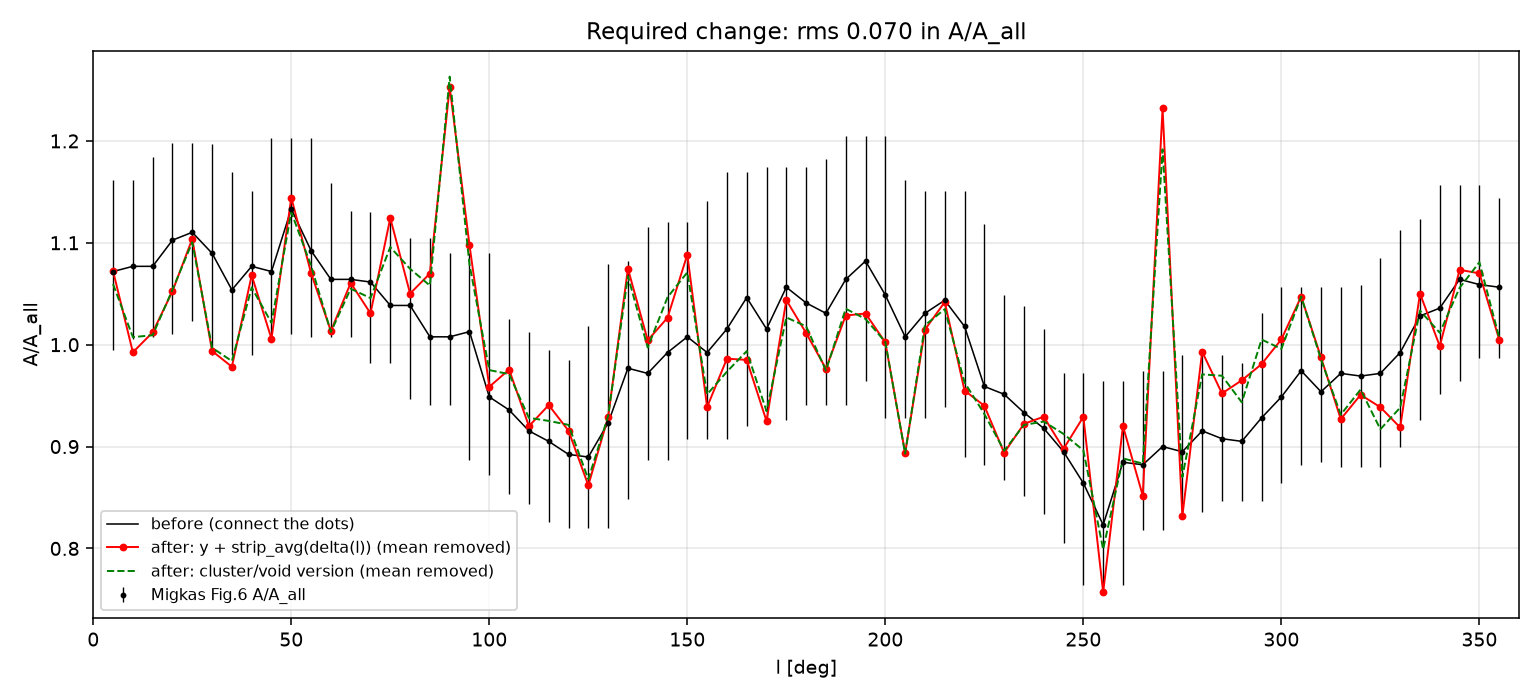

Here is the Python script that generated this plot:
# (b) A/A_all before/after adding strip_avg(delta), with Migkas data and errors. Data from A_required_web_solve.py.
import numpy as np,matplotlib;matplotlib.use("Agg");import matplotlib.pyplot as plt
R=np.load("A_required_web_results.npz",allow_pickle=True)
l,y=R["l"],R["y"];plt.figure(figsize=(11,5))
plt.errorbar(l,y,yerr=[R["elo"],R["ehi"]],fmt="k.",ms=4,lw=.7,label="Migkas Fig.6 A/A_all")
plt.plot(l,y,"k-",lw=.8,label="before (connect the dots)");plt.plot(l,y+R["D"]-R["D"].mean(),"r.-",lw=1,label="after: y + strip_avg(delta(l)) (mean removed)")
plt.plot(l,y+R["Dfit"]-R["Dfit"].mean(),"g--",lw=1,label="after: cluster/void version (mean removed)")
plt.xlabel("l [deg]");plt.ylabel("A/A_all");plt.xlim(0,360);plt.grid(alpha=.3);plt.legend(fontsize=8)
plt.title(f"Required change: rms {R['D'].std():.3f} in A/A_all");plt.tight_layout();plt.savefig("A_required_web_curve.png",dpi=140)
